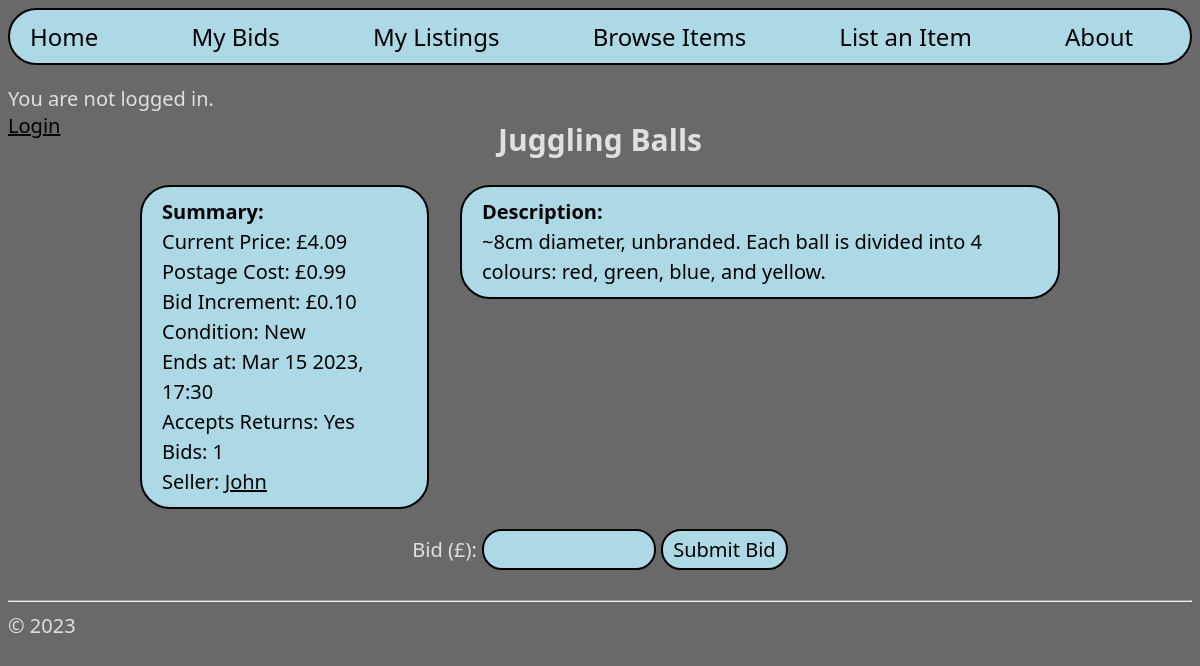
Before: /browse/19/ with the older database file.
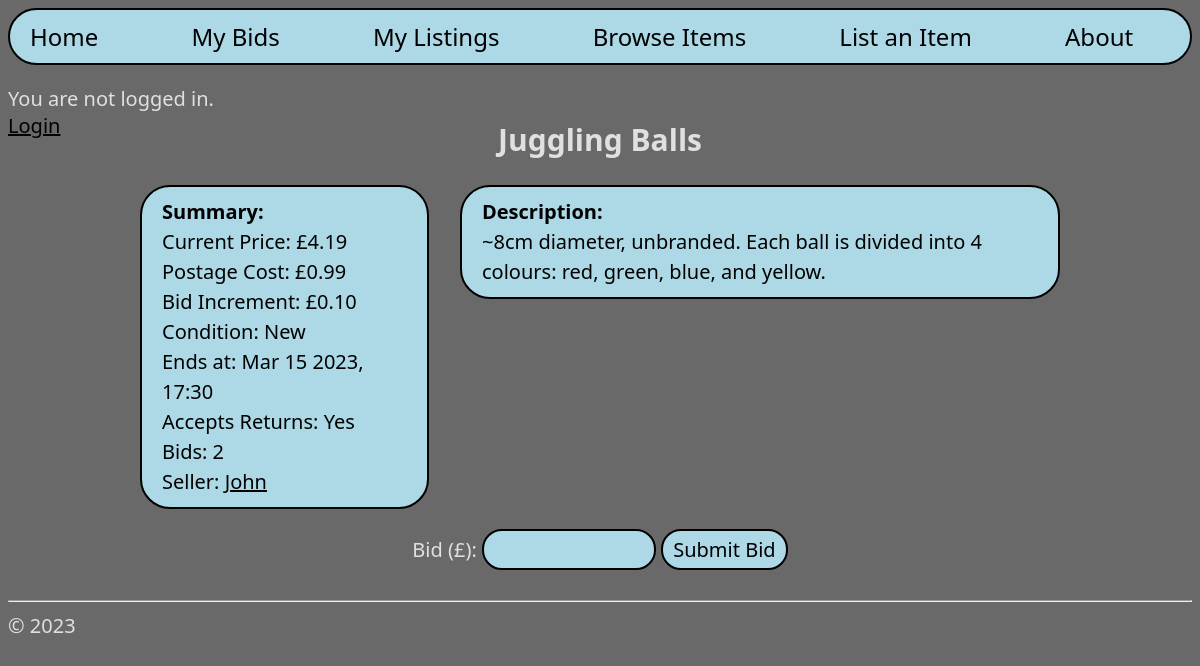
After: the same page with the newer database file.
### hello/models.py (models this page shows, shortened)
class Items(models.Model):
    name = models.CharField(max_length=50)
    price = models.DecimalField(decimal_places=2, max_digits=10)
    postageCost = models.DecimalField(decimal_places=2, max_digits=10)
    bidIncrement = models.DecimalField(decimal_places=2, max_digits=10)
    conditionChoices = [
        ("new", "New"),
        ("excellent", "Excellent"),
        ("good", "Good"),
        ("used", "Used"),
        ("refurbished", "Refurbished"),
        ("partsOnly", "Parts Only"),
    ]
    condition = models.CharField(max_length=20, choices=conditionChoices)
    endDateTime = models.DateTimeField()
    acceptReturns = models.BooleanField(default=False)
    description = models.TextField(max_length=1000)
    numBids = models.IntegerField(default=0)
    bidders = models.CharField(max_length=999999999, default='[]')
    sold = models.BooleanField(default=False)
    buyerId = models.ForeignKey(Accounts, to_field="id", on_delete=models.DO_NOTHING, related_name="bId", blank=True, null=True)
    sellerId = models.ForeignKey(Accounts, to_field="id", on_delete=models.DO_NOTHING, related_name="sId", blank=True, null=True)
    def getBidders(self):
        return json.loads(self.bidders)
    def setBidders(self, value):
        self.bidders = json.dumps(value)
    biddersProperty = property(getBidders, setBidders)

### hello/views.py (the view)
# urls.py: path("browse/<int:pk>/", views.itemDetail, name="itemDetail"),
def itemDetail(request, pk):
    username = getUsernameBalance(request)[0]
    balance = getUsernameBalance(request)[1]
    if request.method == "POST":
        bidForm = BidForm(request.POST)
        item = Items.objects.get(pk=pk)
        if request.user.is_authenticated:
            if bidForm.is_valid():
                bid = bidForm.cleaned_data["bid"]
                minPrice = item.price + item.bidIncrement
                if bid >= minPrice and balance >= bid:
                    item.price = bid
                    item.numBids += 1
                    item.buyerId = Accounts.objects.get(user__pk=request.user.pk)
                    bidders=item.getBidders()
                    bidders.append(item.buyerId_id)
                    item.setBidders(bidders)
                    item.save()
                    message = "Bid Submitted."
                elif bid < minPrice:
                    message = "Could not submit bid: bid < £" + str(minPrice) + "."
                elif bid > balance:
                    message = "Could not submit bid: balance < bid."
                context={"bidForm": bidForm, "item": item, "username": username, "balance": str(balance), "message": message}
        else:
            return redirect("/login/")
    else:
        item = get_object_or_404(Items, pk=pk)
        bidForm = BidForm()
        context={"bidForm": bidForm, "item": item, "username": getUsernameBalance(request)[0], "balance": str(balance)}
    return render(request, "hello/itemDetail.html", context)

### hello/forms.py
class BidForm(forms.Form):
    bid = forms.DecimalField(label="Bid (£)", decimal_places=2, max_digits=10)

### hello/models.py (called while the page is built)
    def __str__(self):
        return str(self.id)

### hello/templatetags/myTags.py (called while the page is built)
@register.simple_tag
def idToUsername(id):
    return Accounts.objects.get(pk=id).user.username

### hello/views.py (called while the page is built)
def getUsernameBalance(request):
    username = None
    balance = None
    if request.user.is_authenticated:
        username = request.user.username
        pK = request.user.pk
        balance = Accounts.objects.get(user__pk=pK).balance
    return (username, balance)

### hello/templates/hello/itemDetail.html (shortened to what this page needs)
{% extends "hello/layout.html" %}
{% load myTags %}
{% block loggedInAs %}
    {% if username %}
    <p style="color: rgb(224, 224, 224)">
        Logged in as {{username}}.
        <br>
        Balance: £{{balance}}
        <br>
        <a href="{% url 'logout' %}">Logout</a>
    </p>
    {% else %}
    <p style="color: rgb(224, 224, 224)">
        You are not logged in.
        <br>
        <a href="{% url 'login' %}">Login</a>
    </p>
    {% endif %}
{% endblock %}
{% block subheader %}
<h2 style="margin-top: -40px;">
  {{item.name}}
</h2>
{% endblock %}
{% block content %}
<div class="leftContainer" style="max-width: 300px;">
  <p class="textBlock" style="max-width: 245px;">
    <strong>Summary:</strong><br>
    Current Price: £{{item.price}}<br>
    Postage Cost: £{{item.postageCost}}<br>
    Bid Increment: £{{item.bidIncrement}}<br>
    Condition: {{item.get_condition_display}}<br>
    Ends at: {{item.endDateTime|date:"M d Y, H:i"}}<br>
    Accepts Returns: {% if item.acceptReturns %}Yes{% else %}No{% endif %}<br>
    Bids: {{item.numBids}}<br>
    {% idToUsername item.sellerId_id as sellerUsername %}
    {% if sellerUsername != username %}
      Seller: <a href="{% url 'userListings' pk=item.sellerId %}">{{sellerUsername}}</a>
    {% else %}
      Seller: You
    {% endif %}
  </p>
</div>
<div class="rightContainer" style="max-width: 50vw;">
  <p class="textBlock">
    <strong>Description:</strong><br>
    {{item.description}}
  </p>
</div>
{% endblock %}
{% block additionalContent %}
<div class="centralContainer">
  <form method="POST" class="submitBid">
    {{bidForm.as_p}}
    <button type="submit">Submit Bid</button>
    <br>
  </form>
</div>
{% endblock %}

Changed rows visible on the page:
changed Items "Juggling Balls": price "4.09" → "4.19"; numBids "1" → "2"
